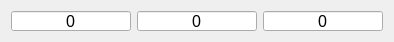
<?xml version="1.0" encoding="UTF-8"?>
<ui version="4.0">
 <class>Widget_MunkTemperatureState</class>
 <widget class="QWidget" name="Widget_MunkTemperatureState">
  <property name="geometry">
   <rect>
    <x>0</x>
    <y>0</y>
    <width>392</width>
    <height>40</height>
   </rect>
  </property>
  <property name="windowTitle">
   <string>Form</string>
  </property>
  <layout class="QGridLayout" name="gridLayout">
   <item row="0" column="0">
    <layout class="QHBoxLayout" name="horizontalLayout">
     <item>
      <widget class="QLineEdit" name="lineEdit_BoardNumber">
       <property name="sizePolicy">
        <sizepolicy hsizetype="MinimumExpanding" vsizetype="Fixed">
         <horstretch>0</horstretch>
         <verstretch>0</verstretch>
        </sizepolicy>
       </property>
       <property name="minimumSize">
        <size>
         <width>120</width>
         <height>0</height>
        </size>
       </property>
       <property name="maximumSize">
        <size>
         <width>16777215</width>
         <height>20</height>
        </size>
       </property>
       <property name="font">
        <font>
         <pointsize>12</pointsize>
        </font>
       </property>
       <property name="text">
        <string>0</string>
       </property>
       <property name="alignment">
        <set>Qt::AlignCenter</set>
       </property>
       <property name="readOnly">
        <bool>true</bool>
       </property>
      </widget>
     </item>
     <item>
      <widget class="QLineEdit" name="lineEdit_Temp1">
       <property name="sizePolicy">
        <sizepolicy hsizetype="MinimumExpanding" vsizetype="Fixed">
         <horstretch>0</horstretch>
         <verstretch>0</verstretch>
        </sizepolicy>
       </property>
       <property name="minimumSize">
        <size>
         <width>120</width>
         <height>0</height>
        </size>
       </property>
       <property name="maximumSize">
        <size>
         <width>16777215</width>
         <height>20</height>
        </size>
       </property>
       <property name="font">
        <font>
         <pointsize>12</pointsize>
        </font>
       </property>
       <property name="text">
        <string>0</string>
       </property>
       <property name="alignment">
        <set>Qt::AlignCenter</set>
       </property>
       <property name="readOnly">
        <bool>true</bool>
       </property>
      </widget>
     </item>
     <item>
      <widget class="QLineEdit" name="lineEdit_Temp2">
       <property name="sizePolicy">
        <sizepolicy hsizetype="MinimumExpanding" vsizetype="Fixed">
         <horstretch>0</horstretch>
         <verstretch>0</verstretch>
        </sizepolicy>
       </property>
       <property name="minimumSize">
        <size>
         <width>120</width>
         <height>0</height>
        </size>
       </property>
       <property name="maximumSize">
        <size>
         <width>16777215</width>
         <height>20</height>
        </size>
       </property>
       <property name="font">
        <font>
         <pointsize>12</pointsize>
        </font>
       </property>
       <property name="text">
        <string>0</string>
       </property>
       <property name="alignment">
        <set>Qt::AlignCenter</set>
       </property>
       <property name="readOnly">
        <bool>true</bool>
       </property>
      </widget>
     </item>
    </layout>
   </item>
  </layout>
 </widget>
 <resources/>
 <connections/>
</ui>
